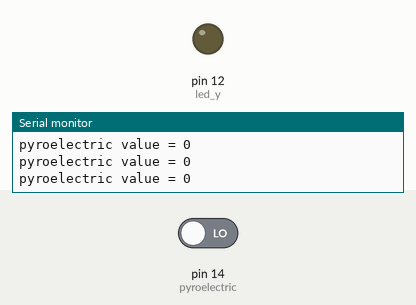
A sketch run on a simulated Arduino Uno, built with avr-gcc and run on an emulated ATmega328P. On the bench: output pins drawn as LEDs (lit = HIGH), the last lines printed to the serial monitor. The test bench sets the inputs (shaded band); at power-on: pin 14 (pyroelectric) LOW.

Above: at 1.2 s.
1.3 s: pin 14 (pyroelectric) driven HIGH
At 2.5 s:
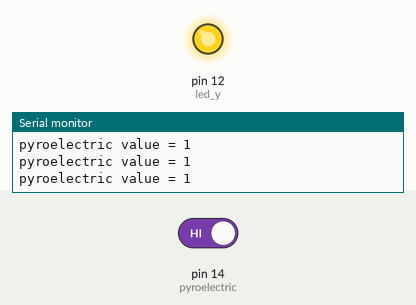
3.1 s: pin 14 (pyroelectric) driven LOW
At 4.0 s:
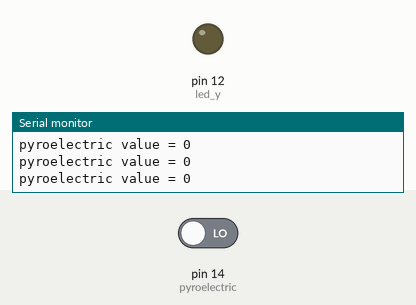
Timing chart, 0 to 6.1 s (numbered marks = the images above; inputs shaded):
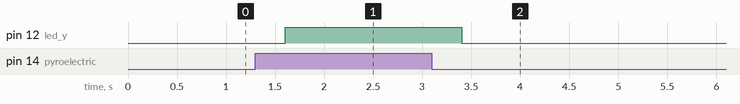

The sketch:

pj4_2_pyroelectric_led.ino
```cpp
/*
 * 项目: pyroelectric_led
 * 描述: 人体红外传感器控制黄色LED
 * 编译IDE：ARDUINO IDE
 * 作者: http//www.keyes-robot.com
*/
#define pyroelectric 14
#define led_y 12  // 黄色LED引脚定义

void setup()
{
  Serial.begin(9600);
  pinMode(pyroelectric, INPUT);
  pinMode(led_y, OUTPUT);  // 设置引脚为输出模式
}

void loop()
{
  boolean pyroelectric_val = digitalRead(pyroelectric);

  Serial.print("pyroelectric value = ");
  Serial.println(pyroelectric_val);

  delay(200);

  if(pyroelectric_val == 1)
  {
    digitalWrite(led_y, HIGH);  // 当检测到运动时，打开LED
  }
  else
  {
    digitalWrite(led_y, LOW);   // 无运动时关闭LED
  }
}
```

Measured:
- after the input at 1.3 s, pin 12 (led_y): LOW → HIGH after 0.30 s
- after the input at 3.1 s, pin 12 (led_y): HIGH → LOW after 0.30 s
